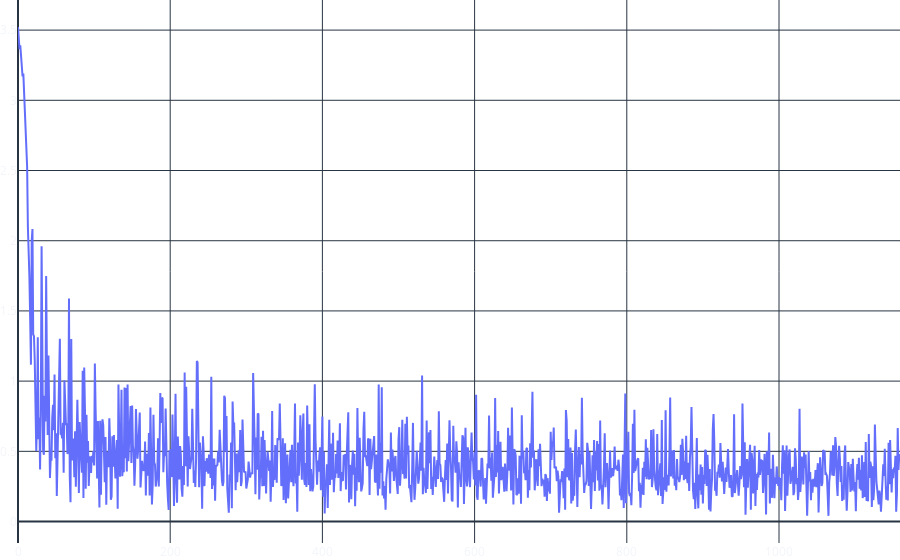

Write notebook code for a chart like this one.
### Code cell
# Parameters
embedding_dim = 32
hidden_dim = 32
vocab_size = len(vocab)
tagset_size = len(tag_vocab)

model = LSTMTagger(vocab_size, tagset_size, embedding_dim, hidden_dim)
loss_function = nn.CrossEntropyLoss()
optimizer = torch.optim.Adam(model.parameters(), lr=0.005)

# Training loop
epochs = 40
losses = []
for epoch in range(epochs):
    for examples, labels in train_loader:
        model.zero_grad()

        # Forward pass
        tag_scores = model(examples)

        # Reshape for loss calculation
        loss = loss_function(tag_scores.view(-1, tagset_size), labels.view(-1))

        # Backward pass and optimization
        loss.backward()
        optimizer.step()
        losses.append(loss.item())

    # print(f"Epoch {epoch+1}/{epochs}, Loss: {loss.item():.4f}")
plotting.scatter(y=[losses])

### Figure 1 — Plotly figure (JSON) as saved in the notebook; plotly's stock layout.template omitted (floating-point values rounded to 4 significant figures; data arrays with more than 128 entries replaced by an {"elided": "..."} marker saying what was removed)
{"data": [{"type": "scatter", "y": {"elided": "1160 float values"}}], "layout": {}}
